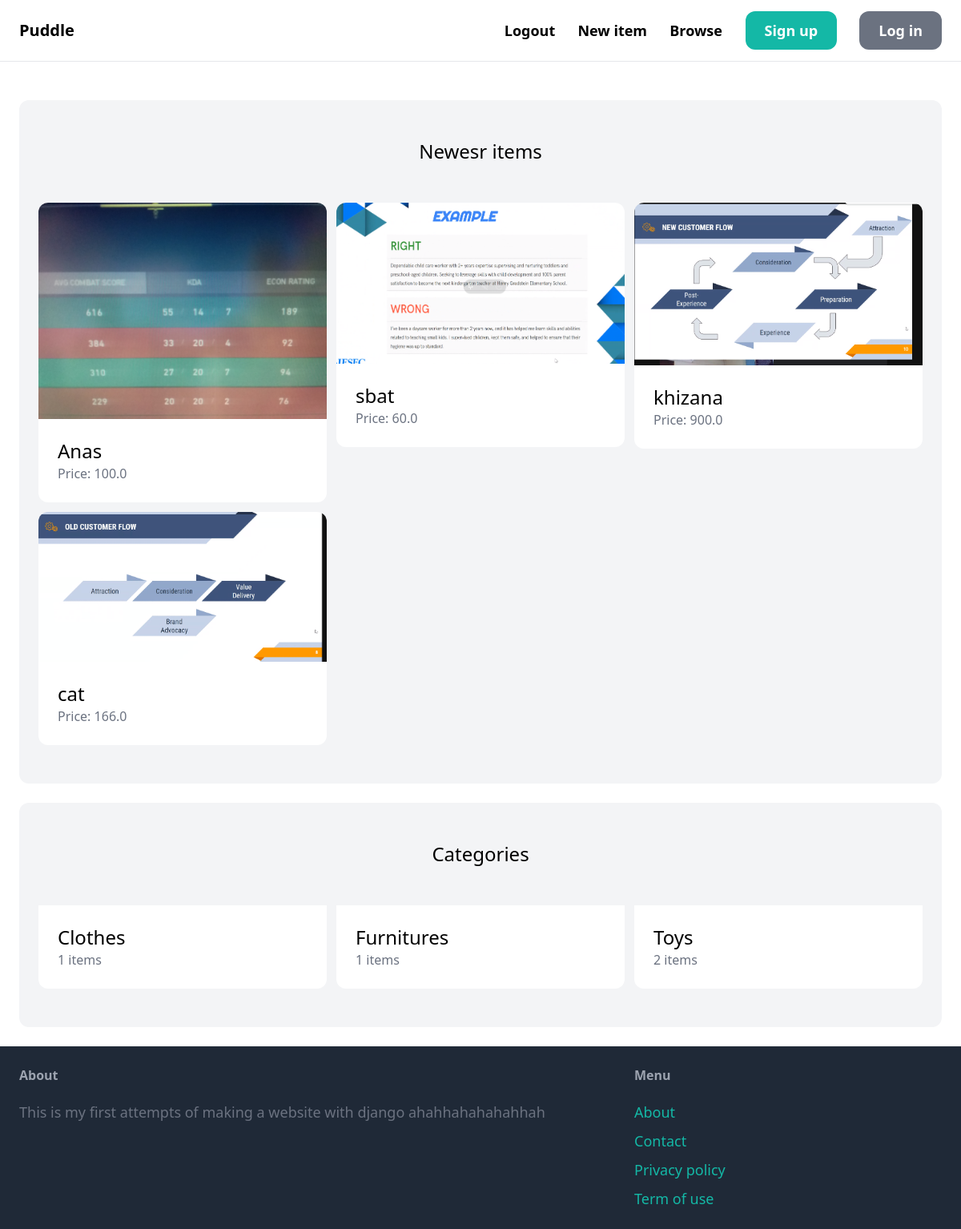
Before: / with the older database file.
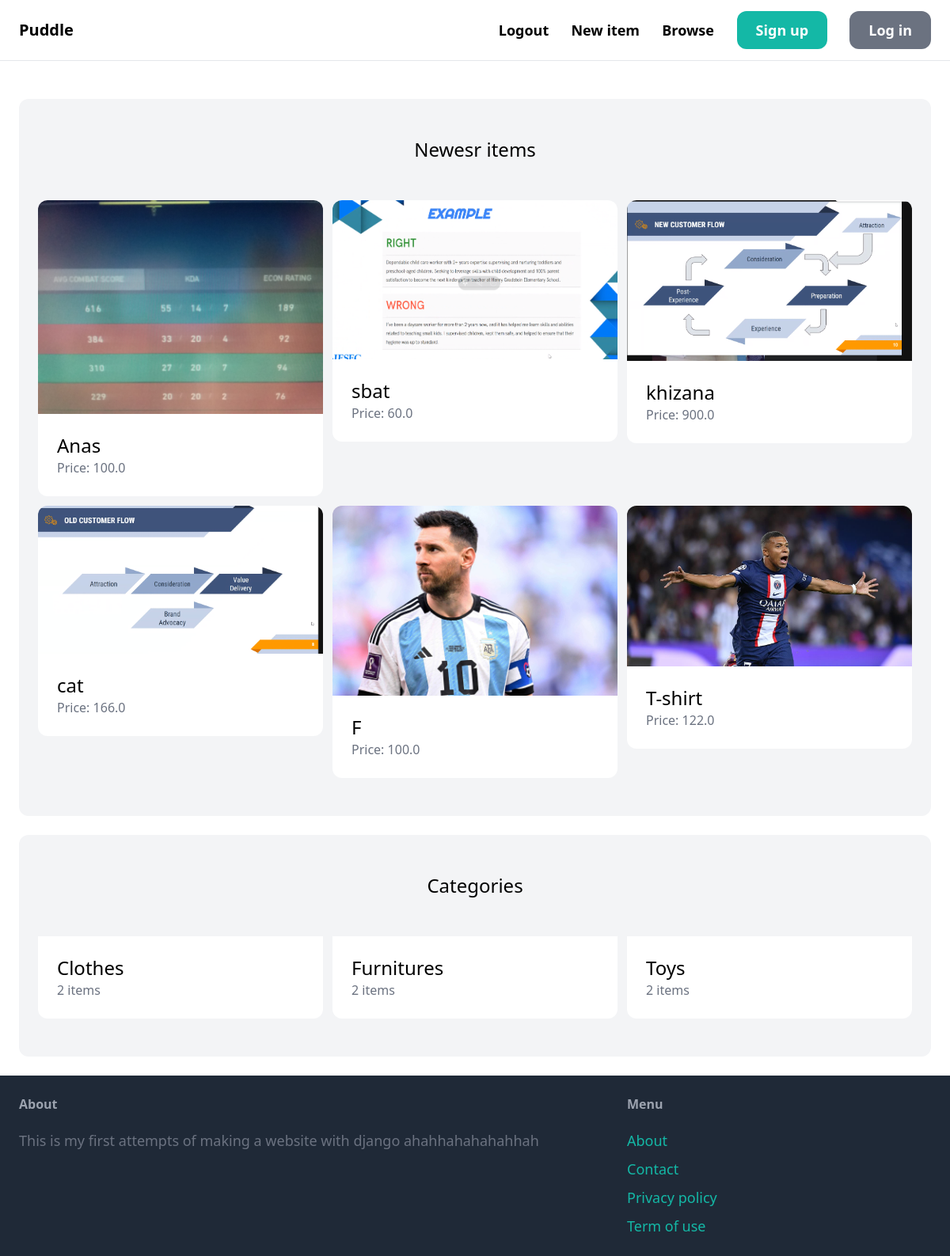
After: the same page with the newer database file.
### item/models.py (models this page shows, shortened)
class Item(models.Model):
    category = models.ForeignKey(Category, related_name='items', on_delete=models.CASCADE)
    name = models.CharField(max_length=255)
    description = models.TextField(blank=True, null=True)
    price = models.FloatField()
    image = models.ImageField(upload_to='item_images', blank=True, null=True)
    is_sold = models.BooleanField(default=False)
    created_by = models.ForeignKey(User, related_name='items', on_delete=models.CASCADE)
    created_at = models.DateTimeField(auto_now_add=True)

class Category(models.Model):
    name = models.CharField(max_length=255)
    class Meta:
        ordering = ('name',)
        verbose_name_plural = 'Categories'

### core/views.py (the view)
# urls.py: path('', views.index, name='index'),
def index(request):
    items = Item.objects.filter(is_sold=False)[0:6]
    categories = Category.objects.all()
    return render(request, 'core/index.html', {
        "categories": categories,
        "items": items,
    })

### core/templates/core/index.html (shortened to what this page needs)
{% extends 'core/base.html' %}
{% block content %}
    <div class="mt-6 px-6 py-12 bg-gray-100 rounded-xl">
        <h2 class="mb-12 text-2xl text-center">Newesr items</h2>
        <div class="grid grid-cols-3 gap-3">
            {% for item in items %}
                <div>
                    <a href="{% url 'item:detail' item.id %}">
                        <div>
                            <img src="{{ item.image.url }}" class="rounded-t-xl">
                        </div>
                        <div class="p-6 bg-white rounded-b-xl">
                            <h2 class="text-2xl">{{ item.name }}</h2>
                            <p class="text-gray-500">Price: {{ item.price }}</p>
                        </div>
                    </a>
                </div>
            {% endfor %}
        </div>
    </div>
    <div class="mt-6 px-6 py-12 bg-gray-100 rounded-xl">
        <h2 class="mb-12 text-2xl text-center">Categories</h2>
        <div class="grid grid-cols-3 gap-3">
            {% for category in categories %}
                <div>
                    <a href="#">
                        <div class="p-6 bg-white rounded-b-xl">
                            <h2 class="text-2xl">{{ category.name }}</h2>
                            <p class="text-gray-500">{{ category.items.count }} items</p>
                        </div>
                    </a>
                </div>
            {% endfor %}
        </div>
    </div>
{% endblock %}

### core/templates/core/base.html (shortened to what this page needs)
<!DOCTYPE html>
<html lang="en">
    <head>
        <script src="https://cdn.tailwindcss.com"></script>
    </head>
    <body>
        <nav class="py-6 px-6 flex justify-between items-center border-b border-gray-200">
            <a href="/" class="text-xl font-semibold">Puddle</a>
            <div class="space-x-6">
                <a href="{% url 'core:logout' %}" class="text-lg font-semibold hover:text-gray-500">Logout</a>
                <a href="{% url 'item:new' %}" class="text-lg font-semibold hover:text-gray-500">New item</a>
                <a href="{% url 'item:items' %}" class="text-lg font-semibold hover:text-gray-500">Browse </a>
                {% if request.user.is_authenticated %}
                    <a href="{% url 'conversation:inbox' %}" class="px-6 py-3 text-lg font-semibold bg-teal-500 text-white rounded-xl hover:bg-teal-700" >Inbox</a>
                    <a href="{% url 'dashboard:dashboard' %}" class="px-6 py-3 text-lg font-semibold bg-gray-500 text-white rounded-xl hover:bg-gray-700" >Dashboard</a>
                {% else %}
                    <a href="{% url 'core:singup' %}" class="px-6 py-3 text-lg font-semibold bg-teal-500 text-white rounded-xl hover:bg-teal-700" >Sign up</a>
                    <a href="{% url 'core:login' %}" class="px-6 py-3 text-lg font-semibold bg-gray-500 text-white rounded-xl hover:bg-gray-700" >Log in</a>
                {% endif %}
            </div>
        </nav>
        <div class="px-6 py-6">
            {% block content %}
            {% endblock %}
        </div>
        <footer class="py-6 px-6 flex justify-between bg-gray-800">
            <div class="w-2/3 pr-10">
                <h3 class="mb-5 font-semibold text-gray-400">About</h3>
                <p class="text-lg text-gray-500">This is my first attempts of making a website with django ahahhahahahahhah</p>
            </div>
            <div class="w-1/3">
                <h3 class="mb-5 font-semibold text-gray-400">Menu</h3>
                <ul class="space-y-2">
                    <li><a href="#" class="text-lg text-teal-500 hover:text-teal-700">About</a></li>
                    <li><a href="{% url 'core:contact' %}" class="text-lg text-teal-500 hover:text-teal-700">Contact</a></li>
                    <li><a href="#" class="text-lg text-teal-500 hover:text-teal-700">Privacy policy</a></li>
                    <li><a href="#" class="text-lg text-teal-500 hover:text-teal-700">Term of use</a></li>
                </ul>
            </div>
        </footer>
    </body>
</html>

Changed rows visible on the page:
added Item: image (picture), name "F", price "100.0"
added Item: image (picture), name "T-shirt", price "122.0"
computed for Category "Clothes": items.count "1" → "2"
computed for Category "Furnitures": items.count "1" → "2"
